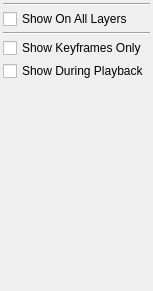
<?xml version="1.0" encoding="UTF-8"?>
<ui version="4.0">
 <class>OnionSkin</class>
 <widget class="QDockWidget" name="OnionSkin">
  <property name="geometry">
   <rect>
    <x>0</x>
    <y>0</y>
    <width>140</width>
    <height>291</height>
   </rect>
  </property>
  <property name="minimumSize">
   <size>
    <width>140</width>
    <height>122</height>
   </size>
  </property>
  <property name="floating">
   <bool>false</bool>
  </property>
  <property name="windowTitle">
   <string comment="Window title of display options like .">Onion Skins</string>
  </property>
  <widget class="QWidget" name="dockWidgetContents">
   <property name="sizePolicy">
    <sizepolicy hsizetype="Preferred" vsizetype="Preferred">
     <horstretch>0</horstretch>
     <verstretch>0</verstretch>
    </sizepolicy>
   </property>
   <layout class="QVBoxLayout" name="verticalLayout">
    <property name="spacing">
     <number>0</number>
    </property>
    <property name="leftMargin">
     <number>0</number>
    </property>
    <property name="topMargin">
     <number>0</number>
    </property>
    <property name="rightMargin">
     <number>0</number>
    </property>
    <property name="bottomMargin">
     <number>0</number>
    </property>
    <item>
     <widget class="QScrollArea" name="scrollArea">
      <property name="sizePolicy">
       <sizepolicy hsizetype="Minimum" vsizetype="Minimum">
        <horstretch>0</horstretch>
        <verstretch>0</verstretch>
       </sizepolicy>
      </property>
      <property name="minimumSize">
       <size>
        <width>0</width>
        <height>100</height>
       </size>
      </property>
      <property name="frameShape">
       <enum>QFrame::NoFrame</enum>
      </property>
      <property name="frameShadow">
       <enum>QFrame::Plain</enum>
      </property>
      <property name="horizontalScrollBarPolicy">
       <enum>Qt::ScrollBarAsNeeded</enum>
      </property>
      <property name="widgetResizable">
       <bool>true</bool>
      </property>
      <property name="alignment">
       <set>Qt::AlignLeading|Qt::AlignLeft|Qt::AlignTop</set>
      </property>
      <widget class="QWidget" name="scrollAreaWidgetContents">
       <property name="geometry">
        <rect>
         <x>0</x>
         <y>0</y>
         <width>160</width>
         <height>254</height>
        </rect>
       </property>
       <property name="sizePolicy">
        <sizepolicy hsizetype="Expanding" vsizetype="Preferred">
         <horstretch>0</horstretch>
         <verstretch>0</verstretch>
        </sizepolicy>
       </property>
       <layout class="QVBoxLayout" name="verticalLayout_3">
        <property name="spacing">
         <number>3</number>
        </property>
        <property name="leftMargin">
         <number>3</number>
        </property>
        <property name="topMargin">
         <number>3</number>
        </property>
        <property name="rightMargin">
         <number>3</number>
        </property>
        <property name="bottomMargin">
         <number>3</number>
        </property>
        <item>
         <!-- 参数区（灯泡开关+滑杆行）由 onionskinwidget.cpp 代码构建，插入在复选框区之前 -->
         <layout class="QVBoxLayout" name="paramRowsLayout"/>
        </item>
        <item>
         <widget class="Line" name="paramSeparator">
          <property name="orientation">
           <enum>Qt::Horizontal</enum>
          </property>
         </widget>
        </item>
        <item>
         <layout class="QVBoxLayout" name="verticalLayout_2">
          <property name="topMargin">
           <number>0</number>
          </property>
          <item>
           <widget class="QCheckBox" name="onionSkinMultiLayer">
            <property name="text">
             <string>Show On All Layers</string>
            </property>
           </widget>
          </item>
          <item>
           <widget class="Line" name="line">
            <property name="orientation">
             <enum>Qt::Horizontal</enum>
            </property>
           </widget>
          </item>
          <item>
           <widget class="QCheckBox" name="onionSkinMode">
            <property name="text">
             <string>Show Keyframes Only</string>
            </property>
           </widget>
          </item>
          <item>
           <widget class="QCheckBox" name="onionWhilePlayback">
            <property name="text">
             <string>Show During Playback</string>
            </property>
           </widget>
          </item>
         </layout>
        </item>
        <item>
         <spacer name="verticalSpacer">
          <property name="orientation">
           <enum>Qt::Vertical</enum>
          </property>
          <property name="sizeHint" stdset="0">
           <size>
            <width>0</width>
            <height>0</height>
           </size>
          </property>
         </spacer>
        </item>
       </layout>
      </widget>
     </widget>
    </item>
   </layout>
  </widget>
 </widget>
 <resources>
  <include location="../data/app.qrc"/>
 </resources>
 <connections/>
</ui>
